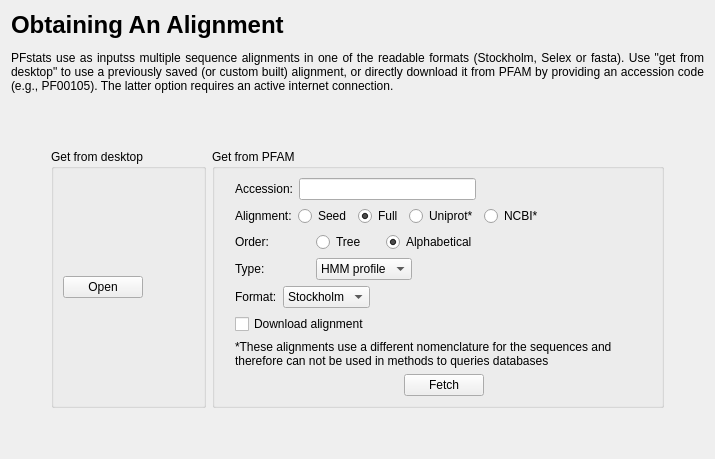
      <widget class="QWidget" name="page_2">
       <layout class="QGridLayout" name="gridLayout_2">
        <item row="0" column="0">
         <widget class="QLabel" name="label_2">
          <property name="sizePolicy">
           <sizepolicy hsizetype="Preferred" vsizetype="Preferred">
            <horstretch>0</horstretch>
            <verstretch>0</verstretch>
           </sizepolicy>
          </property>
          <property name="text">
           <string>&lt;html&gt;&lt;head/&gt;&lt;body&gt;&lt;p&gt;&lt;span style=&quot; font-size:xx-large; font-weight:600;&quot;&gt;Obtaining An Alignment&lt;/span&gt;&lt;/p&gt;&lt;p align=&quot;justify&quot;&gt;PFstats use as inputss multiple sequence alignments in one of the readable formats (Stockholm, Selex or fasta). Use &amp;quot;get from desktop&amp;quot; to use a previously saved (or custom built) alignment, or directly download it from PFAM by providing an accession code (e.g., PF00105). The latter option requires an active internet connection.&lt;/p&gt;&lt;/body&gt;&lt;/html&gt;</string>
          </property>
          <property name="wordWrap">
           <bool>true</bool>
          </property>
         </widget>
        </item>
        <item row="1" column="0">
         <layout class="QHBoxLayout" name="horizontalLayout_71">
          <property name="topMargin">
           <number>50</number>
          </property>
          <item>
           <spacer name="horizontalSpacer_24">
            <property name="orientation">
             <enum>Qt::Horizontal</enum>
            </property>
            <property name="sizeHint" stdset="0">
             <size>
              <width>40</width>
              <height>20</height>
             </size>
            </property>
           </spacer>
          </item>
          <item>
           <widget class="QGroupBox" name="groupBox">
            <property name="title">
             <string>Get from desktop</string>
            </property>
            <layout class="QHBoxLayout" name="horizontalLayout_58">
             <property name="rightMargin">
              <number>20</number>
             </property>
             <item>
              <widget class="QPushButton" name="cmdOpen">
               <property name="text">
                <string>Open</string>
               </property>
              </widget>
             </item>
             <item>
              <spacer name="horizontalSpacer_47">
               <property name="orientation">
                <enum>Qt::Horizontal</enum>
               </property>
               <property name="sizeType">
                <enum>QSizePolicy::Expanding</enum>
               </property>
               <property name="sizeHint" stdset="0">
                <size>
                 <width>40</width>
                 <height>20</height>
                </size>
               </property>
              </spacer>
             </item>
            </layout>
           </widget>
          </item>
          <item>
           <widget class="QGroupBox" name="groupBox_2">
            <property name="title">
             <string>Get from PFAM</string>
            </property>
            <layout class="QHBoxLayout" name="horizontalLayout_57">
             <property name="leftMargin">
              <number>20</number>
             </property>
             <item>
              <layout class="QVBoxLayout" name="verticalLayout_2">
               <property name="sizeConstraint">
                <enum>QLayout::SetMaximumSize</enum>
               </property>
               <item>
                <layout class="QVBoxLayout" name="verticalLayout">
                 <item>
                  <layout class="QHBoxLayout" name="horizontalLayout_6">
                   <item>
                    <widget class="QLabel" name="label_5">
                     <property name="text">
                      <string>Accession:</string>
                     </property>
                    </widget>
                   </item>
                   <item>
                    <widget class="QLineEdit" name="txtAccession"/>
                   </item>
                   <item>
                    <spacer name="horizontalSpacer_34">
                     <property name="orientation">
                      <enum>Qt::Horizontal</enum>
                     </property>
                     <property name="sizeHint" stdset="0">
                      <size>
                       <width>40</width>
                       <height>20</height>
                      </size>
                     </property>
                    </spacer>
                   </item>
                  </layout>
                 </item>
                 <item>
                  <layout class="QHBoxLayout" name="horizontalLayout_2">
                   <item>
                    <widget class="QLabel" name="label_3">
                     <property name="text">
                      <string>Alignment:</string>
                     </property>
                    </widget>
                   </item>
                   <item>
                    <widget class="QRadioButton" name="radioButton">
                     <property name="text">
                      <string>Seed</string>
                     </property>
                     <property name="checked">
                      <bool>false</bool>
                     </property>
                     <attribute name="buttonGroup">
                      <string notr="true">buttonGroup</string>
                     </attribute>
                    </widget>
                   </item>
                   <item>
                    <widget class="QRadioButton" name="radioButton_2">
                     <property name="text">
                      <string>Full</string>
                     </property>
                     <property name="checked">
                      <bool>true</bool>
                     </property>
                     <attribute name="buttonGroup">
                      <string notr="true">buttonGroup</string>
                     </attribute>
                    </widget>
                   </item>
                   <item>
                    <widget class="QRadioButton" name="radioButton_11">
                     <property name="text">
                      <string>Uniprot*</string>
                     </property>
                     <attribute name="buttonGroup">
                      <string notr="true">buttonGroup</string>
                     </attribute>
                    </widget>
                   </item>
                   <item>
                    <widget class="QRadioButton" name="radioButton_12">
                     <property name="text">
                      <string>NCBI*</string>
                     </property>
                     <attribute name="buttonGroup">
                      <string notr="true">buttonGroup</string>
                     </attribute>
                    </widget>
                   </item>
                   <item>
                    <spacer name="horizontalSpacer_35">
                     <property name="orientation">
                      <enum>Qt::Horizontal</enum>
                     </property>
                     <property name="sizeHint" stdset="0">
                      <size>
                       <width>40</width>
                       <height>20</height>
                      </size>
                     </property>
                    </spacer>
                   </item>
                  </layout>
                 </item>
                 <item>
                  <layout class="QHBoxLayout" name="horizontalLayout_3">
                   <item>
                    <widget class="QLabel" name="label_4">
                     <property name="minimumSize">
                      <size>
                       <width>75</width>
                       <height>0</height>
                      </size>
                     </property>
                     <property name="text">
                      <string>Order:</string>
                     </property>
                    </widget>
                   </item>
                   <item>
                    <widget class="QRadioButton" name="radioButton_3">
                     <property name="enabled">
                      <bool>true</bool>
                     </property>
                     <property name="minimumSize">
                      <size>
                       <width>64</width>
                       <height>0</height>
                      </size>
                     </property>
                     <property name="text">
                      <string>Tree</string>
                     </property>
                     <attribute name="buttonGroup">
                      <string notr="true">buttonGroup_2</string>
                     </attribute>
                    </widget>
                   </item>
                   <item>
                    <widget class="QRadioButton" name="radioButton_4">
                     <property name="text">
                      <string>Alphabetical</string>
                     </property>
                     <property name="checked">
                      <bool>true</bool>
                     </property>
                     <attribute name="buttonGroup">
                      <string notr="true">buttonGroup_2</string>
                     </attribute>
                    </widget>
                   </item>
                   <item>
                    <spacer name="horizontalSpacer_37">
                     <property name="orientation">
                      <enum>Qt::Horizontal</enum>
                     </property>
                     <property name="sizeHint" stdset="0">
                      <size>
                       <width>40</width>
                       <height>20</height>
                      </size>
                     </property>
                    </spacer>
                   </item>
                  </layout>
                 </item>
                 <item>
                  <layout class="QHBoxLayout" name="horizontalLayout_4">
                   <item>
                    <widget class="QLabel" name="label_7">
                     <property name="minimumSize">
                      <size>
                       <width>75</width>
                       <height>0</height>
                      </size>
                     </property>
                     <property name="text">
                      <string>Type:</string>
                     </property>
                    </widget>
                   </item>
                   <item>
                    <widget class="QComboBox" name="cmbAlignmentType">
                     <property name="currentIndex">
                      <number>1</number>
                     </property>
                     <item>
                      <property name="text">
                       <string>Basic</string>
                      </property>
                     </item>
                     <item>
                      <property name="text">
                       <string>HMM profile</string>
                      </property>
                     </item>
                    </widget>
                   </item>
                   <item>
                    <spacer name="horizontalSpacer_38">
                     <property name="orientation">
                      <enum>Qt::Horizontal</enum>
                     </property>
                     <property name="sizeHint" stdset="0">
                      <size>
                       <width>40</width>
                       <height>20</height>
                      </size>
                     </property>
                    </spacer>
                   </item>
                  </layout>
                 </item>
                </layout>
               </item>
               <item>
                <layout class="QHBoxLayout" name="horizontalLayout_39">
                 <item>
                  <widget class="QLabel" name="label_6">
                   <property name="text">
                    <string>Format:</string>
                   </property>
                  </widget>
                 </item>
                 <item>
                  <widget class="QComboBox" name="cmbFetchFormat">
                   <item>
                    <property name="text">
                     <string>Stockholm</string>
                    </property>
                   </item>
                   <item>
                    <property name="text">
                     <string>Selex</string>
                    </property>
                   </item>
                   <item>
                    <property name="text">
                     <string>Fasta</string>
                    </property>
                   </item>
                  </widget>
                 </item>
                 <item>
                  <spacer name="horizontalSpacer_36">
                   <property name="orientation">
                    <enum>Qt::Horizontal</enum>
                   </property>
                   <property name="sizeHint" stdset="0">
                    <size>
                     <width>40</width>
                     <height>20</height>
                    </size>
                   </property>
                  </spacer>
                 </item>
                </layout>
               </item>
               <item>
                <widget class="QCheckBox" name="chkDownloadAlignment">
                 <property name="text">
                  <string>Download alignment</string>
                 </property>
                </widget>
               </item>
               <item>
                <layout class="QHBoxLayout" name="horizontalLayout_7">
                 <item>
                  <widget class="QLabel" name="label_8">
                   <property name="text">
                    <string>&lt;html&gt;&lt;head/&gt;&lt;body&gt;&lt;p&gt;*These alignments use a different nomenclature for the sequences and&lt;br/&gt;therefore can not be used in methods to queries databases&lt;/p&gt;&lt;/body&gt;&lt;/html&gt;</string>
                   </property>
                  </widget>
                 </item>
                 <item>
                  <spacer name="horizontalSpacer_40">
                   <property name="orientation">
                    <enum>Qt::Horizontal</enum>
                   </property>
                   <property name="sizeHint" stdset="0">
                    <size>
                     <width>40</width>
                     <height>20</height>
                    </size>
                   </property>
                  </spacer>
                 </item>
                </layout>
               </item>
               <item>
                <layout class="QHBoxLayout" name="horizontalLayout_8">
                 <item>
                  <spacer name="horizontalSpacer_3">
                   <property name="orientation">
                    <enum>Qt::Horizontal</enum>
                   </property>
                   <property name="sizeHint" stdset="0">
                    <size>
                     <width>40</width>
                     <height>20</height>
                    </size>
                   </property>
                  </spacer>
                 </item>
                 <item>
                  <widget class="QPushButton" name="cmdFetch">
                   <property name="text">
                    <string>Fetch</string>
                   </property>
                  </widget>
                 </item>
                 <item>
                  <spacer name="horizontalSpacer_4">
                   <property name="orientation">
                    <enum>Qt::Horizontal</enum>
                   </property>
                   <property name="sizeHint" stdset="0">
                    <size>
                     <width>40</width>
                     <height>20</height>
                    </size>
                   </property>
                  </spacer>
                 </item>
                </layout>
               </item>
              </layout>
             </item>
            </layout>
           </widget>
          </item>
          <item>
           <spacer name="horizontalSpacer_41">
            <property name="orientation">
             <enum>Qt::Horizontal</enum>
            </property>
            <property name="sizeHint" stdset="0">
             <size>
              <width>40</width>
              <height>20</height>
             </size>
            </property>
           </spacer>
          </item>
         </layout>
        </item>
        <item row="2" column="0">
         <spacer name="verticalSpacer_4">
          <property name="orientation">
           <enum>Qt::Vertical</enum>
          </property>
          <property name="sizeHint" stdset="0">
           <size>
            <width>20</width>
            <height>40</height>
           </size>
          </property>
         </spacer>
        </item>
       </layout>
      </widget>
